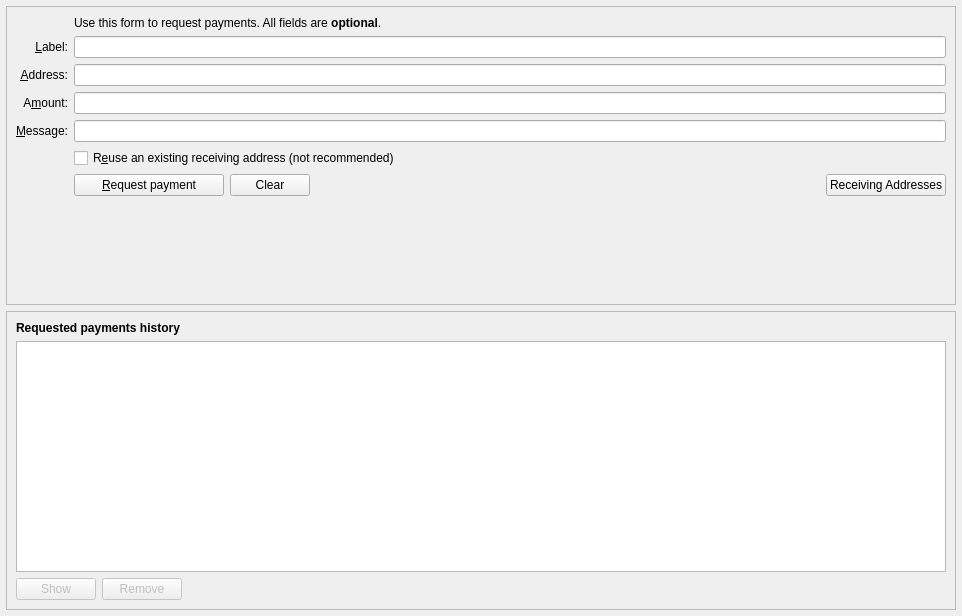
<?xml version="1.0" encoding="UTF-8"?>
<ui version="4.0">
 <class>ReceiveCoinsDialog</class>
 <widget class="QWidget" name="ReceiveCoinsDialog">
  <property name="geometry">
   <rect>
    <x>0</x>
    <y>0</y>
    <width>962</width>
    <height>616</height>
   </rect>
  </property>
  <layout class="QVBoxLayout" name="verticalLayout" stretch="0">
   <property name="leftMargin">
    <number>0</number>
   </property>
   <property name="topMargin">
    <number>0</number>
   </property>
   <property name="rightMargin">
    <number>0</number>
   </property>
   <property name="bottomMargin">
    <number>0</number>
   </property>
   <item>
    <layout class="QVBoxLayout" name="verticalLayout_Master" stretch="0,1">
     <property name="spacing">
      <number>0</number>
     </property>
     <item>
      <widget class="QFrame" name="frame_Header">
       <layout class="QVBoxLayout" name="verticalLayout_8">
        <property name="leftMargin">
         <number>0</number>
        </property>
        <property name="topMargin">
         <number>0</number>
        </property>
        <property name="rightMargin">
         <number>0</number>
        </property>
        <property name="bottomMargin">
         <number>0</number>
        </property>
       </layout>
      </widget>
     </item>
     <item>
      <widget class="QFrame" name="frame_BG">
       <layout class="QVBoxLayout" name="verticalLayout_5">
        <property name="leftMargin">
         <number>6</number>
        </property>
        <property name="topMargin">
         <number>6</number>
        </property>
        <property name="rightMargin">
         <number>6</number>
        </property>
        <property name="bottomMargin">
         <number>6</number>
        </property>
        <item>
         <widget class="QFrame" name="frame2">
          <property name="sizePolicy">
           <sizepolicy hsizetype="Preferred" vsizetype="Expanding">
            <horstretch>0</horstretch>
            <verstretch>0</verstretch>
           </sizepolicy>
          </property>
          <property name="frameShape">
           <enum>QFrame::StyledPanel</enum>
          </property>
          <property name="frameShadow">
           <enum>QFrame::Sunken</enum>
          </property>
          <layout class="QVBoxLayout" name="verticalLayout_3">
           <item>
            <layout class="QGridLayout" name="gridLayout">
             <item row="2" column="2">
              <widget class="QLabel" name="label_5">
               <property name="text">
                <string>Use this form to request payments. All fields are &lt;b&gt;optional&lt;/b&gt;.</string>
               </property>
              </widget>
             </item>
             <item row="4" column="0">
              <widget class="QLabel" name="label_2">
               <property name="toolTip">
                <string>An optional label to associate with the new receiving address.</string>
               </property>
               <property name="text">
                <string>&amp;Label:</string>
               </property>
               <property name="alignment">
                <set>Qt::AlignRight|Qt::AlignTrailing|Qt::AlignVCenter</set>
               </property>
               <property name="buddy">
                <cstring>reqLabel</cstring>
               </property>
              </widget>
             </item>
             <item row="4" column="2">
              <widget class="QLineEdit" name="reqLabel">
               <property name="toolTip">
                <string>An optional label to associate with the new receiving address.</string>
               </property>
              </widget>
             </item>
             <item row="5" column="0">
              <widget class="QLabel" name="label">
               <property name="toolTip">
                <string>Your receiving address. You can copy and use it to receive coins on this wallet. A new one will be generated once it is used.</string>
               </property>
               <property name="text">
                <string>&amp;Address:</string>
               </property>
               <property name="alignment">
                <set>Qt::AlignRight|Qt::AlignTrailing|Qt::AlignVCenter</set>
               </property>
               <property name="buddy">
                <cstring>reqAddress</cstring>
               </property>
              </widget>
             </item>
             <item row="5" column="2">
              <widget class="QLineEdit" name="reqAddress">
               <property name="minimumSize">
                <size>
                 <width>80</width>
                 <height>0</height>
                </size>
               </property>
               <property name="toolTip">
                <string>Your receiving address. You can copy and use it to receive coins on this wallet. A new one will be generated once it is used.</string>
               </property>
               <property name="readOnly">
                <bool>true</bool>
               </property>
              </widget>
             </item>
             <item row="6" column="0">
              <widget class="QLabel" name="label">
               <property name="toolTip">
                <string>An optional amount to request. Leave this empty or zero to not request a specific amount.</string>
               </property>
               <property name="text">
                <string>A&amp;mount:</string>
               </property>
               <property name="alignment">
                <set>Qt::AlignRight|Qt::AlignTrailing|Qt::AlignVCenter</set>
               </property>
               <property name="buddy">
                <cstring>reqAmount</cstring>
               </property>
              </widget>
             </item>
             <item row="6" column="2">
              <widget class="BitcoinAmountField" name="reqAmount">
               <property name="minimumSize">
                <size>
                 <width>80</width>
                 <height>0</height>
                </size>
               </property>
               <property name="toolTip">
                <string>An optional amount to request. Leave this empty or zero to not request a specific amount.</string>
               </property>
              </widget>
             </item>
             <item row="7" column="0">
              <widget class="QLabel" name="label_3">
               <property name="toolTip">
                <string>An optional message to attach to the payment request, which will be displayed when the request is opened. Note: The message will not be sent with the payment over the SWINGBICOIN network.</string>
               </property>
               <property name="text">
                <string>&amp;Message:</string>
               </property>
               <property name="alignment">
                <set>Qt::AlignRight|Qt::AlignTrailing|Qt::AlignVCenter</set>
               </property>
               <property name="buddy">
                <cstring>reqMessage</cstring>
               </property>
              </widget>
             </item>
             <item row="7" column="2">
              <widget class="QLineEdit" name="reqMessage">
               <property name="toolTip">
                <string>An optional message to attach to the payment request, which will be displayed when the request is opened.&lt;br&gt;Note: The message will not be sent with the payment over the SWINGBICOIN network.</string>
               </property>
              </widget>
             </item>
             <item row="8" column="0">
              <widget class="QLabel" name="label_4">
               <property name="text">
                <string/>
               </property>
              </widget>
             </item>
             <item row="8" column="2">
              <widget class="QCheckBox" name="reuseAddress">
               <property name="toolTip">
                <string>Reuse one of the previously used receiving addresses.&lt;br&gt;Reusing addresses has security and privacy issues.&lt;br&gt;Do not use this unless re-generating a payment request made before.</string>
               </property>
               <property name="text">
                <string>R&amp;euse an existing receiving address (not recommended)</string>
               </property>
              </widget>
             </item>
             <item row="9" column="0">
              <widget class="QLabel" name="label_7">
               <property name="text">
                <string/>
               </property>
              </widget>
             </item>
             <item row="9" column="2">
              <layout class="QHBoxLayout" name="horizontalLayout">
               <item>
                <widget class="QPushButton" name="receiveButton">
                 <property name="minimumSize">
                  <size>
                   <width>150</width>
                   <height>0</height>
                  </size>
                 </property>
                 <property name="text">
                  <string>&amp;Request payment</string>
                 </property>
                 <property name="icon">
                  <iconset resource="../swingbicoin.qrc">
                   <normaloff>:/icons/receiving_addresses</normaloff>:/icons/receiving_addresses</iconset>
                 </property>
                </widget>
               </item>
               <item>
                <widget class="QPushButton" name="clearButton">
                 <property name="sizePolicy">
                  <sizepolicy hsizetype="Minimum" vsizetype="Fixed">
                   <horstretch>0</horstretch>
                   <verstretch>0</verstretch>
                  </sizepolicy>
                 </property>
                 <property name="toolTip">
                  <string>Clear all fields of the form.</string>
                 </property>
                 <property name="text">
                  <string>Clear</string>
                 </property>
                 <property name="icon">
                  <iconset resource="../swingbicoin.qrc">
                   <normaloff>:/icons/remove</normaloff>:/icons/remove</iconset>
                 </property>
                 <property name="autoDefault">
                  <bool>false</bool>
                 </property>
                </widget>
               </item>
               <item>
                <spacer name="horizontalSpacer">
                 <property name="orientation">
                  <enum>Qt::Horizontal</enum>
                 </property>
                 <property name="sizeHint" stdset="0">
                  <size>
                   <width>40</width>
                   <height>20</height>
                  </size>
                 </property>
                </spacer>
               </item>
               <item>
                <widget class="QPushButton" name="receivingAddressesButton">
                 <property name="text">
                  <string>Receiving Addresses</string>
                 </property>
                 <property name="icon">
                  <iconset resource="../swingbicoin.qrc">
                   <normaloff>:/icons/address-book</normaloff>:/icons/address-book</iconset>
                 </property>
                 <property name="autoDefault">
                  <bool>false</bool>
                 </property>
                </widget>
               </item>
              </layout>
             </item>
             <item row="10" column="2">
              <spacer name="verticalSpacer">
               <property name="orientation">
                <enum>Qt::Vertical</enum>
               </property>
               <property name="sizeHint" stdset="0">
                <size>
                 <width>20</width>
                 <height>40</height>
                </size>
               </property>
              </spacer>
             </item>
            </layout>
           </item>
          </layout>
         </widget>
        </item>
        <item>
         <widget class="QFrame" name="frame">
          <property name="sizePolicy">
           <sizepolicy hsizetype="Preferred" vsizetype="Expanding">
            <horstretch>0</horstretch>
            <verstretch>0</verstretch>
           </sizepolicy>
          </property>
          <property name="frameShape">
           <enum>QFrame::StyledPanel</enum>
          </property>
          <property name="frameShadow">
           <enum>QFrame::Raised</enum>
          </property>
          <layout class="QVBoxLayout" name="verticalLayout_2">
           <item>
            <widget class="QLabel" name="label_6">
             <property name="font">
              <font>
               <weight>75</weight>
               <bold>true</bold>
              </font>
             </property>
             <property name="text">
              <string>Requested payments history</string>
             </property>
            </widget>
           </item>
           <item>
            <widget class="QTableView" name="recentRequestsView">
             <property name="palette">
              <palette>
               <active>
                <colorrole role="Text">
                 <brush brushstyle="SolidPattern">
                  <color alpha="255">
                   <red>51</red>
                   <green>51</green>
                   <blue>51</blue>
                  </color>
                 </brush>
                </colorrole>
               </active>
               <inactive>
                <colorrole role="Text">
                 <brush brushstyle="SolidPattern">
                  <color alpha="255">
                   <red>51</red>
                   <green>51</green>
                   <blue>51</blue>
                  </color>
                 </brush>
                </colorrole>
               </inactive>
               <disabled>
                <colorrole role="Text">
                 <brush brushstyle="SolidPattern">
                  <color alpha="255">
                   <red>85</red>
                   <green>85</green>
                   <blue>85</blue>
                  </color>
                 </brush>
                </colorrole>
               </disabled>
              </palette>
             </property>
             <property name="contextMenuPolicy">
              <enum>Qt::CustomContextMenu</enum>
             </property>
             <property name="tabKeyNavigation">
              <bool>false</bool>
             </property>
             <property name="sortingEnabled">
              <bool>true</bool>
             </property>
            </widget>
           </item>
           <item>
            <layout class="QHBoxLayout" name="horizontalLayout_2">
             <item>
              <widget class="QPushButton" name="showRequestButton">
               <property name="enabled">
                <bool>false</bool>
               </property>
               <property name="toolTip">
                <string>Show the selected request (does the same as double clicking an entry)</string>
               </property>
               <property name="text">
                <string>Show</string>
               </property>
               <property name="icon">
                <iconset resource="../swingbicoin.qrc">
                 <normaloff>:/icons/edit</normaloff>:/icons/edit</iconset>
               </property>
               <property name="autoDefault">
                <bool>false</bool>
               </property>
              </widget>
             </item>
             <item>
              <widget class="QPushButton" name="removeRequestButton">
               <property name="enabled">
                <bool>false</bool>
               </property>
               <property name="toolTip">
                <string>Remove the selected entries from the list</string>
               </property>
               <property name="text">
                <string>Remove</string>
               </property>
               <property name="icon">
                <iconset resource="../swingbicoin.qrc">
                 <normaloff>:/icons/remove</normaloff>:/icons/remove</iconset>
               </property>
               <property name="autoDefault">
                <bool>false</bool>
               </property>
              </widget>
             </item>
             <item>
              <spacer name="horizontalSpacer_2">
               <property name="orientation">
                <enum>Qt::Horizontal</enum>
               </property>
               <property name="sizeHint" stdset="0">
                <size>
                 <width>40</width>
                 <height>20</height>
                </size>
               </property>
              </spacer>
             </item>
            </layout>
           </item>
          </layout>
         </widget>
        </item>
       </layout>
      </widget>
     </item>
    </layout>
   </item>
  </layout>
 </widget>
 <customwidgets>
  <customwidget>
   <class>BitcoinAmountField</class>
   <extends>QLineEdit</extends>
   <header>bitcoinamountfield.h</header>
   <container>1</container>
  </customwidget>
 </customwidgets>
 <tabstops>
  <tabstop>reqLabel</tabstop>
  <tabstop>reqAddress</tabstop>
  <tabstop>reqAmount</tabstop>
  <tabstop>reqMessage</tabstop>
  <tabstop>reuseAddress</tabstop>
  <tabstop>receiveButton</tabstop>
  <tabstop>clearButton</tabstop>
  <tabstop>recentRequestsView</tabstop>
  <tabstop>showRequestButton</tabstop>
  <tabstop>removeRequestButton</tabstop>
 </tabstops>
 <resources>
  <include location="../swingbicoin.qrc"/>
 </resources>
 <connections/>
</ui>
